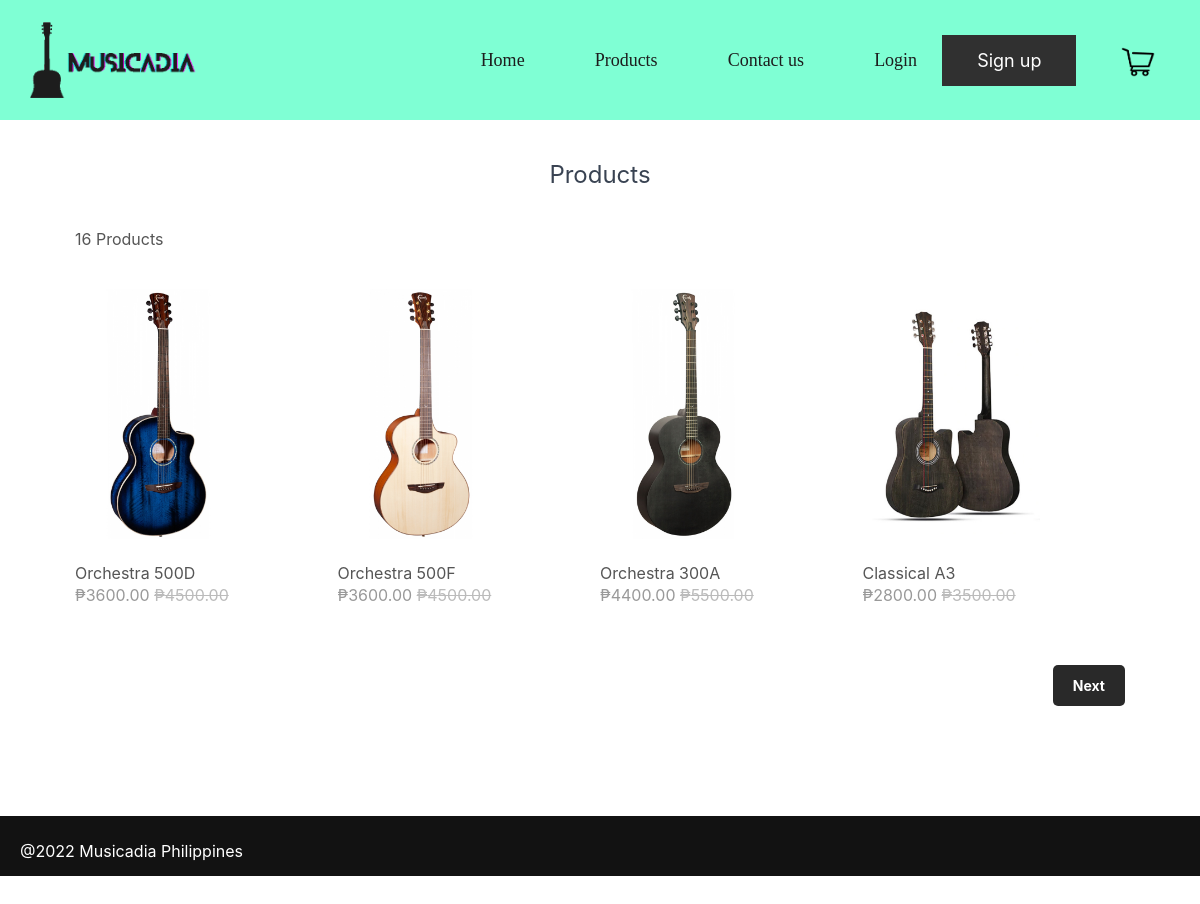
The page /prodfunc2.php on the database its author committed.
### tables this page shows
CREATE TABLE `products` (
  `id` int(11) NOT NULL,
  `name` varchar(200) NOT NULL,
  `desc` text NOT NULL,
  `price` decimal(7,2) NOT NULL,
  `rrp` decimal(7,2) NOT NULL DEFAULT 0.00,
  `quantity` int(11) NOT NULL,
  `img` text NOT NULL,
  `date_added` datetime NOT NULL DEFAULT current_timestamp()
);

### prodfunc2.php (called while the page is built, shortened)
<?php
include 'functions2.php';
$page = isset($_GET['page']) && file_exists($_GET['page'] . '.php') ? $_GET['page'] : 'prod2';
include $page . '.php';
?>

### prod2.php (the view, shortened to what this page needs)
<?php
$num_products_on_each_page = 4;
$current_page = isset($_GET['p']) && is_numeric($_GET['p']) ? (int)$_GET['p'] : 1;
$stmt = $pdo->prepare('SELECT * FROM products ORDER BY date_added ASC LIMIT ?,?');
$stmt->bindValue(1, ($current_page - 1) * $num_products_on_each_page, PDO::PARAM_INT);
$stmt->bindValue(2, $num_products_on_each_page, PDO::PARAM_INT);
$stmt->execute();
$products = $stmt->fetchAll(PDO::FETCH_ASSOC);
$total_products = $pdo->query('SELECT * FROM products')->rowCount();
?>
<?=template_header('Products')?>
<div class="products content-wrapper">
    <h1>Products</h1>
    <p><?=$total_products?> Products</p>
    <div class="products-wrapper">
        <?php foreach ($products as $product): ?>
        <a href="prodfunc2.php?page=prodpage2&id=<?=$product['id']?>" class="product">
            <img src="<?=$product['img']?>" height="250px" alt="<?=$product['name']?>">
            <span class="name"><?=$product['name']?></span>
            <span class="price">
            &#8369;<?=$product['price']?>
                <?php if ($product['rrp'] > 0): ?>
                <span class="rrp">&#8369;<?=$product['rrp']?></span>
                <?php endif; ?>
            </span>
        </a>
        <?php endforeach; ?>
    </div>
    <div class="buttons">
        <?php if ($total_products > ($current_page * $num_products_on_each_page) - $num_products_on_each_page + count($products)): ?>
        <a href="prodfunc2.php?page=prod2&p=<?=$current_page+1?>">Next</a>
        <?php endif; ?>
    </div>
</div>
<?=template_footer()?>

### style.css (style rules this page uses)
html { overflow-x: hidden; }
* { margin: 0; padding: 0; }
* { margin: 0; padding: 0; box-sizing: border-box; font-family: sans-serif; }

### style2.css (style rules this page uses)
* { box-sizing: border-box; font-family: -apple-system, BlinkMacSystemFont, "segoe ui", roboto, oxygen, ubuntu, cantarell, "fira sans", "droid sans", "helvetica neue", Arial, sans-serif; font-size: 16px; -webkit-font-smoothing: antialiased; -moz-osx-font-smoothing: grayscale; }
html { height: 100%; }
h1, h2, h3, h4, h5 { color: #394352; }
.content-wrapper { width: 1050px; margin: 0 auto; }
main .recentlyadded .products, main .products .products-wrapper { display: flex; flex-wrap: wrap; align-items: center; justify-content: space-between; padding: 40px 0 0 0; }
main .recentlyadded .products .product, main .products .products-wrapper .product { display: block; overflow: hidden; text-decoration: none; width: 25%; padding-bottom: 60px; }
main .recentlyadded .products .product img, main .products .products-wrapper .product img { transform: scale(1); transition: transform 1s; }
main .recentlyadded .products .product .name, main .products .products-wrapper .product .name { display: block; color: #555555; padding: 20px 0 2px 0; }
main .recentlyadded .products .product .price, main .products .products-wrapper .product .price { display: block; color: #999999; }
main .recentlyadded .products .product .rrp, main .products .products-wrapper .product .rrp { color: #BBBBBB; text-decoration: line-through; }
main > .products h1 { display: block; font-weight: normal; margin: 0; padding: 40px 0; font-size: 24px; text-align: center; width: 100%; }
main > .products .buttons { text-align: right; padding-bottom: 40px; }
main > .products .buttons a { display: inline-block; text-decoration: none; margin-left: 5px; padding: 12px 20px; border: 0; background: #292929; color: #FFFFFF; font-size: 14px; font-weight: bold; border-radius: 5px; }

### rows shown on the page
products: img (picture), name "Orchestra 500D", price "3600.00", rrp "4500.00"
products: img (picture), name "Orchestra 500F", price "3600.00", rrp "4500.00"
products: img (picture), name "Orchestra 300A", price "4400.00", rrp "5500.00"
products: img (picture), name "Classical A3", price "2800.00", rrp "3500.00"

### other values the page prints
$total_products "16"
